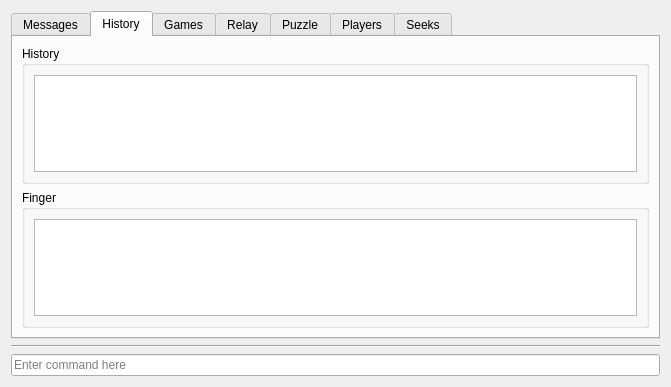
<?xml version="1.0" encoding="UTF-8"?>
<ui version="4.0">
 <class>FicsConsole</class>
 <widget class="QWidget" name="FicsConsole">
  <property name="geometry">
   <rect>
    <x>0</x>
    <y>0</y>
    <width>671</width>
    <height>387</height>
   </rect>
  </property>
  <property name="windowTitle">
   <string>Form</string>
  </property>
  <layout class="QVBoxLayout" name="verticalLayout_2">
   <item>
    <widget class="QTabWidget" name="tabWidget">
     <property name="toolTip">
      <string/>
     </property>
     <property name="currentIndex">
      <number>1</number>
     </property>
     <widget class="QWidget" name="tabMessages">
      <attribute name="title">
       <string>Messages</string>
      </attribute>
      <layout class="QVBoxLayout" name="verticalLayout">
       <item>
        <layout class="QHBoxLayout" name="horizontalLayout" stretch="2,1">
         <item>
          <layout class="QVBoxLayout" name="verticalLayout_12">
           <item>
            <widget class="QPlainTextEdit" name="textIn">
             <property name="readOnly">
              <bool>true</bool>
             </property>
            </widget>
           </item>
           <item>
            <widget class="QGroupBox" name="groupBox_4">
             <property name="title">
              <string>Say to opponent</string>
             </property>
             <layout class="QVBoxLayout" name="verticalLayout_11">
              <item>
               <layout class="QHBoxLayout" name="horizontalLayout_5">
                <item>
                 <widget class="QLineEdit" name="sayMessage"/>
                </item>
                <item>
                 <widget class="QToolButton" name="btSay">
                  <property name="text">
                   <string>...</string>
                  </property>
                  <property name="icon">
                   <iconset resource="../../resources.qrc">
                    <normaloff>:/images/forward.png</normaloff>:/images/forward.png</iconset>
                  </property>
                 </widget>
                </item>
               </layout>
              </item>
             </layout>
            </widget>
           </item>
          </layout>
         </item>
         <item>
          <layout class="QVBoxLayout" name="verticalLayout_10">
           <item>
            <widget class="QDialogButtonBox" name="btBoxMessage">
             <property name="orientation">
              <enum>Qt::Vertical</enum>
             </property>
             <property name="standardButtons">
              <set>QDialogButtonBox::NoButton</set>
             </property>
            </widget>
           </item>
           <item>
            <widget class="Line" name="line_2">
             <property name="orientation">
              <enum>Qt::Horizontal</enum>
             </property>
            </widget>
           </item>
           <item>
            <layout class="QHBoxLayout" name="horizontalLayout_7">
             <item>
              <widget class="QLabel" name="label_3">
               <property name="text">
                <string>White</string>
               </property>
              </widget>
             </item>
             <item>
              <widget class="QLabel" name="timeWhite">
               <property name="sizePolicy">
                <sizepolicy hsizetype="Ignored" vsizetype="Preferred">
                 <horstretch>0</horstretch>
                 <verstretch>0</verstretch>
                </sizepolicy>
               </property>
               <property name="frameShape">
                <enum>QFrame::Panel</enum>
               </property>
               <property name="frameShadow">
                <enum>QFrame::Sunken</enum>
               </property>
               <property name="text">
                <string notr="true"/>
               </property>
              </widget>
             </item>
            </layout>
           </item>
           <item>
            <layout class="QHBoxLayout" name="horizontalLayout_9">
             <item>
              <widget class="QLabel" name="label_4">
               <property name="text">
                <string>Black</string>
               </property>
              </widget>
             </item>
             <item>
              <widget class="QLabel" name="timeBlack">
               <property name="sizePolicy">
                <sizepolicy hsizetype="Ignored" vsizetype="Preferred">
                 <horstretch>0</horstretch>
                 <verstretch>0</verstretch>
                </sizepolicy>
               </property>
               <property name="frameShape">
                <enum>QFrame::Panel</enum>
               </property>
               <property name="frameShadow">
                <enum>QFrame::Sunken</enum>
               </property>
               <property name="text">
                <string notr="true"/>
               </property>
              </widget>
             </item>
            </layout>
           </item>
          </layout>
         </item>
        </layout>
       </item>
      </layout>
     </widget>
     <widget class="QWidget" name="tabHistory">
      <attribute name="title">
       <string>History</string>
      </attribute>
      <layout class="QVBoxLayout" name="verticalLayout_3">
       <item>
        <widget class="QGroupBox" name="groupBox_7">
         <property name="title">
          <string>History</string>
         </property>
         <layout class="QVBoxLayout" name="verticalLayout_16">
          <item>
           <widget class="QListWidget" name="listHistory">
            <property name="toolTip">
             <string>Double click to examine game</string>
            </property>
            <property name="alternatingRowColors">
             <bool>true</bool>
            </property>
           </widget>
          </item>
         </layout>
        </widget>
       </item>
       <item>
        <widget class="QGroupBox" name="groupBox_6">
         <property name="title">
          <string>Finger</string>
         </property>
         <layout class="QVBoxLayout" name="verticalLayout_15">
          <item>
           <widget class="QListWidget" name="listFinger">
            <property name="selectionMode">
             <enum>QAbstractItemView::NoSelection</enum>
            </property>
           </widget>
          </item>
         </layout>
        </widget>
       </item>
      </layout>
     </widget>
     <widget class="QWidget" name="tabGames">
      <attribute name="title">
       <string>Games</string>
      </attribute>
      <layout class="QVBoxLayout" name="verticalLayout_4">
       <item>
        <widget class="QListWidget" name="listGames">
         <property name="toolTip">
          <string>Double click to follow game</string>
         </property>
         <property name="alternatingRowColors">
          <bool>true</bool>
         </property>
        </widget>
       </item>
      </layout>
     </widget>
     <widget class="QWidget" name="tabRelay">
      <attribute name="title">
       <string>Relay</string>
      </attribute>
      <layout class="QVBoxLayout" name="verticalLayout_6">
       <item>
        <widget class="QListWidget" name="listRelay">
         <property name="toolTip">
          <string>Double click to follow game</string>
         </property>
         <property name="alternatingRowColors">
          <bool>true</bool>
         </property>
        </widget>
       </item>
      </layout>
     </widget>
     <widget class="QWidget" name="tabPuzzle">
      <attribute name="title">
       <string>Puzzle</string>
      </attribute>
      <layout class="QVBoxLayout" name="verticalLayout_7">
       <item>
        <layout class="QHBoxLayout" name="horizontalLayout_4">
         <item>
          <widget class="QListWidget" name="listPuzzle">
           <property name="toolTip">
            <string>Double click to get a puzzle</string>
           </property>
           <property name="alternatingRowColors">
            <bool>true</bool>
           </property>
          </widget>
         </item>
         <item>
          <widget class="QDialogButtonBox" name="btBoxPuzzle">
           <property name="sizePolicy">
            <sizepolicy hsizetype="Fixed" vsizetype="Preferred">
             <horstretch>0</horstretch>
             <verstretch>0</verstretch>
            </sizepolicy>
           </property>
           <property name="orientation">
            <enum>Qt::Vertical</enum>
           </property>
           <property name="standardButtons">
            <set>QDialogButtonBox::NoButton</set>
           </property>
          </widget>
         </item>
        </layout>
       </item>
       <item>
        <widget class="QGroupBox" name="groupBox_2">
         <property name="sizePolicy">
          <sizepolicy hsizetype="Preferred" vsizetype="Expanding">
           <horstretch>0</horstretch>
           <verstretch>0</verstretch>
          </sizepolicy>
         </property>
         <property name="title">
          <string>Messages from Puzzlebot</string>
         </property>
         <layout class="QVBoxLayout" name="verticalLayout_9">
          <item>
           <widget class="QListWidget" name="listPuzzlebotMessages"/>
          </item>
         </layout>
        </widget>
       </item>
      </layout>
     </widget>
     <widget class="QWidget" name="tabPlayers">
      <attribute name="title">
       <string>Players</string>
      </attribute>
      <layout class="QVBoxLayout" name="verticalLayout_5">
       <item>
        <widget class="QTableWidget" name="listPlayers">
         <property name="alternatingRowColors">
          <bool>true</bool>
         </property>
         <property name="selectionMode">
          <enum>QAbstractItemView::SingleSelection</enum>
         </property>
         <property name="selectionBehavior">
          <enum>QAbstractItemView::SelectRows</enum>
         </property>
         <property name="showGrid">
          <bool>false</bool>
         </property>
         <property name="gridStyle">
          <enum>Qt::NoPen</enum>
         </property>
         <property name="sortingEnabled">
          <bool>true</bool>
         </property>
         <attribute name="horizontalHeaderStretchLastSection">
          <bool>true</bool>
         </attribute>
         <attribute name="verticalHeaderDefaultSectionSize">
          <number>24</number>
         </attribute>
         <column>
          <property name="text">
           <string>Rating</string>
          </property>
         </column>
         <column>
          <property name="text">
           <string>User</string>
          </property>
         </column>
        </widget>
       </item>
      </layout>
     </widget>
     <widget class="QWidget" name="tabSeeks">
      <attribute name="title">
       <string>Seeks</string>
      </attribute>
      <layout class="QVBoxLayout" name="verticalLayout_8">
       <item>
        <layout class="QHBoxLayout" name="horizontalLayout_6">
         <item>
          <widget class="QGroupBox" name="groupBoxSeek">
           <property name="title">
            <string>Seeks</string>
           </property>
           <layout class="QVBoxLayout" name="verticalLayout_14">
            <item>
             <widget class="QGroupBox" name="groupBox">
              <property name="title">
               <string>Time Control</string>
              </property>
              <layout class="QHBoxLayout" name="horizontalLayout_2">
               <property name="topMargin">
                <number>6</number>
               </property>
               <property name="bottomMargin">
                <number>6</number>
               </property>
               <item>
                <widget class="QRadioButton" name="btLightning">
                 <property name="text">
                  <string>Lightning</string>
                 </property>
                 <property name="checked">
                  <bool>true</bool>
                 </property>
                </widget>
               </item>
               <item>
                <widget class="QRadioButton" name="btBlitz">
                 <property name="minimumSize">
                  <size>
                   <width>19</width>
                   <height>0</height>
                  </size>
                 </property>
                 <property name="text">
                  <string>Blitz</string>
                 </property>
                 <property name="checked">
                  <bool>false</bool>
                 </property>
                </widget>
               </item>
               <item>
                <widget class="QRadioButton" name="btStandard">
                 <property name="text">
                  <string>Standard</string>
                 </property>
                </widget>
               </item>
              </layout>
             </widget>
            </item>
            <item>
             <widget class="QListWidget" name="listSeeks"/>
            </item>
            <item>
             <widget class="QGroupBox" name="groupBox_3">
              <property name="title">
               <string>Propose a game</string>
              </property>
              <layout class="QHBoxLayout" name="horizontalLayout_3">
               <item>
                <widget class="QLabel" name="label">
                 <property name="text">
                  <string>Minutes</string>
                 </property>
                </widget>
               </item>
               <item>
                <widget class="QSpinBox" name="seekTime"/>
               </item>
               <item>
                <widget class="QLabel" name="label_2">
                 <property name="text">
                  <string>Increment</string>
                 </property>
                </widget>
               </item>
               <item>
                <widget class="QSpinBox" name="seekIncrement"/>
               </item>
               <item>
                <widget class="QComboBox" name="cbRated">
                 <item>
                  <property name="text">
                   <string>rated</string>
                  </property>
                 </item>
                 <item>
                  <property name="text">
                   <string>unrated</string>
                  </property>
                 </item>
                </widget>
               </item>
               <item>
                <widget class="QToolButton" name="btSeek">
                 <property name="text">
                  <string>Seek</string>
                 </property>
                </widget>
               </item>
              </layout>
             </widget>
            </item>
           </layout>
          </widget>
         </item>
         <item>
          <widget class="QGroupBox" name="groupBox_5">
           <property name="sizePolicy">
            <sizepolicy hsizetype="Preferred" vsizetype="Preferred">
             <horstretch>0</horstretch>
             <verstretch>0</verstretch>
            </sizepolicy>
           </property>
           <property name="title">
            <string>No play list</string>
           </property>
           <layout class="QVBoxLayout" name="verticalLayout_13">
            <item>
             <widget class="QListWidget" name="listNoPlay"/>
            </item>
            <item>
             <layout class="QHBoxLayout" name="horizontalLayout_8">
              <item>
               <widget class="QLineEdit" name="editNoPlay"/>
              </item>
              <item>
               <widget class="QToolButton" name="btAddNoPlay">
                <property name="text">
                 <string>...</string>
                </property>
                <property name="icon">
                 <iconset resource="../../resources.qrc">
                  <normaloff>:/images/plus.png</normaloff>:/images/plus.png</iconset>
                </property>
               </widget>
              </item>
             </layout>
            </item>
           </layout>
          </widget>
         </item>
        </layout>
       </item>
      </layout>
     </widget>
    </widget>
   </item>
   <item>
    <widget class="Line" name="line">
     <property name="orientation">
      <enum>Qt::Horizontal</enum>
     </property>
    </widget>
   </item>
   <item>
    <widget class="QLineEdit" name="textOut">
     <property name="placeholderText">
      <string>Enter command here</string>
     </property>
    </widget>
   </item>
  </layout>
 </widget>
 <resources>
  <include location="../../resources.qrc"/>
 </resources>
 <connections/>
</ui>
